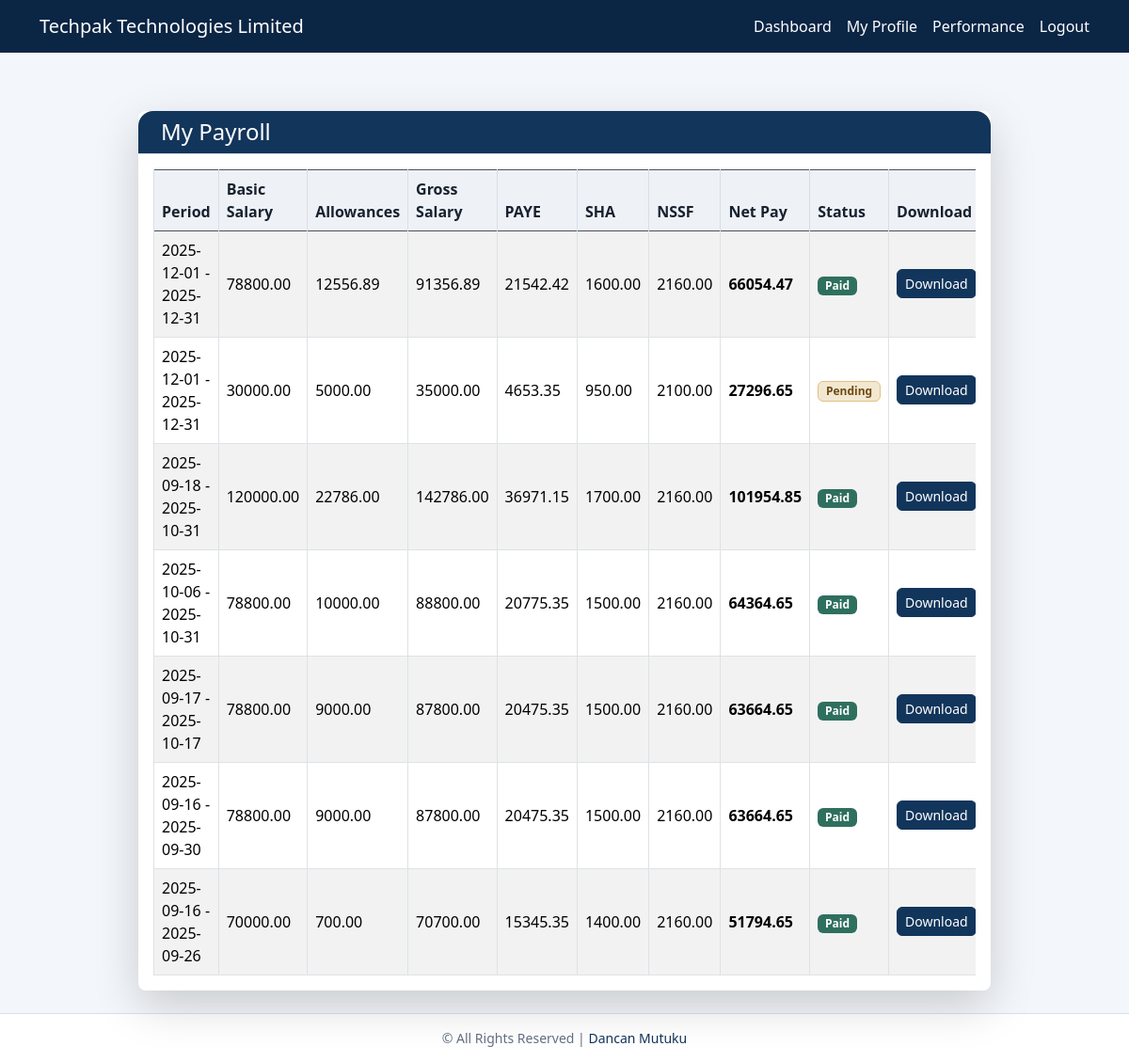
Screenshot of /employee/employee/payroll/ (signed in) with the database file from the repository.
### core/models.py (models this page shows, shortened)
class Payroll(models.Model):
    STATUS_PENDING = 'Pending'
    STATUS_PAID = 'Paid'
    STATUS_CHOICES = [
        (STATUS_PENDING, 'Pending'),
        (STATUS_PAID, 'Paid'),
    ]
    employee = models.ForeignKey(Employee, on_delete=models.CASCADE, related_name='payrolls')
    period_start = models.DateField()
    period_end = models.DateField()
    basic_salary = models.DecimalField(max_digits=10, decimal_places=2)
    allowances = models.DecimalField(max_digits=10, decimal_places=2, default=0)
    gross_salary = models.DecimalField(max_digits=10, decimal_places=2, editable=False)
    paye = models.DecimalField(max_digits=10, decimal_places=2, editable=False, default=0)
    sha = models.DecimalField(max_digits=10, decimal_places=2, editable=False, default=0)
    nssf = models.DecimalField(max_digits=10, decimal_places=2, editable=False, default=0)
    net_pay = models.DecimalField(max_digits=10, decimal_places=2, editable=False)
    status = models.CharField(max_length=10, choices=STATUS_CHOICES, default=STATUS_PENDING)

### core/views.py (the view)
# urls.py: path("employee/payroll/", views.employee_payroll, name="employee_payroll"),
@login_required
def employee_payroll(request):
    employee = get_object_or_404(Employee, user=request.user)
    payrolls = Payroll.objects.filter(employee=employee).order_by('-period_end')
    return render(request, "employee/employee_payroll.html", {"payrolls": payrolls})

### core/templates/employee/employee_payroll.html (shortened to what this page needs)
{% extends "base.html" %}
{% block content %}
<div class="container mt-5">
  <div class="row justify-content-center">
    <div class="col-12 col-md-12 col-lg-10">
      <div class="card shadow-lg border-0 rounded-4">
        <div class="card-header bg-success text-white d-flex justify-content-between align-items-center rounded-top-4">
          <h4 class="mb-0"> My Payroll</h4>
        </div>
        <div class="card-body">
          {% if payrolls %}
          <div class="table-responsive">
            <table class="table table-striped table-bordered table-hover align-middle mb-0">
              <thead class="table-dark">
                <tr>
                  <th>Period</th>
                  <th>Basic Salary</th>
                  <th>Allowances</th>
                  <th>Gross Salary</th>
                  <th>PAYE</th>
                  <th>SHA</th>
                  <th>NSSF</th>
                  <th>Net Pay</th>
                  <th>Status</th>
                  <th>Download</th>
                </tr>
              </thead>
              <tbody>
                {% for payroll in payrolls %}
                <tr>
                  <td>{{ payroll.period_start|date:"Y-m-d" }} - {{ payroll.period_end|date:"Y-m-d" }}</td>
                  <td>{{ payroll.basic_salary|floatformat:2 }}</td>
                  <td>{{ payroll.allowances|floatformat:2 }}</td>
                  <td>{{ payroll.gross_salary|floatformat:2 }}</td>
                  <td>{{ payroll.paye|floatformat:2 }}</td>
                  <td>{{ payroll.sha|floatformat:2 }}</td>
                  <td>{{ payroll.nssf|floatformat:2 }}</td>
                  <td><strong>{{ payroll.net_pay|floatformat:2 }}</strong></td>
                  <td>
                    <span class="badge
                      {% if payroll.status|lower == 'paid' %}bg-success
                      {% else %}bg-warning text-dark{% endif %}">
                      {{ payroll.status }}
                    </span>
                  </td>
                  <td>
                    <a href="{% url 'payroll_pdf' payroll.id %}" class="btn btn-sm btn-primary">
                      Download
                    </a>
                  </td>
                </tr>
                {% endfor %}
              </tbody>
            </table>
          </div>
          {% else %}
          <div class="alert alert-info text-center mb-0">
            <i class="bi bi-info-circle"></i> No payroll records available.
          </div>
          {% endif %}
        </div>
      </div>
    </div>
  </div>
</div>
{% endblock %}

### core/templates/base.html (style rules this page uses)
:root { --brand: #12355b; --brand-dark: #0b2545; --brand-mid: #2d4f73; --success: #2f6f5e; --warning: #b7791f; --danger: #a33a3a; --info: #4f718b; --neutral: #5f6b7a; --page: #f3f6fa; --surface: #ffffff; --border: #d8dee8; --text: #18212f; --muted: #637083; }
body { background-color: var(--page); color: var(--text); font-family: "Segoe UI", Tahoma, Geneva, Verdana, sans-serif; padding-top: 70px; }
.card { border-color: var(--border) !important; border-radius: 8px !important; box-shadow: 0 8px 24px rgba(18, 53, 91, 0.06); }
.card-header { border-bottom-color: var(--border); font-weight: 600; }
.bg-primary, .bg-info, .bg-success, .bg-warning { background-color: var(--brand) !important; color: #fff !important; }
.btn { border-radius: 6px; font-weight: 500; }
.btn-primary, .btn-info, .btn-success, .btn-dark { background-color: var(--brand) !important; border-color: var(--brand) !important; color: #fff !important; }
.badge { border-radius: 6px; font-weight: 600; }
.badge.bg-success { background-color: var(--success) !important; }
.badge.bg-warning { background-color: #f2e8d2 !important; color: #6f4a12 !important; border: 1px solid #e0c184; }
.table-light th, .table thead th { background-color: #eef2f6 !important; color: var(--text); border-color: var(--border); }
.table-responsive { -webkit-overflow-scrolling: touch; }
.card-header, .list-group-item { overflow-wrap: anywhere; }

### rows the page displays
Payroll: period_start "2025-12-01", period_end "2025-12-31", basic_salary "78800.00", allowances "12556.89", gross_salary "91356.89", paye "21542.42", sha "1600.00", nssf "2160.00", net_pay "66054.47", status "Paid"
Payroll: period_start "2025-12-01", period_end "2025-12-31", basic_salary "30000.00", allowances "5000.00", gross_salary "35000.00", paye "4653.35", sha "950.00", nssf "2100.00", net_pay "27296.65", status "Pending"
Payroll: period_start "2025-09-18", period_end "2025-10-31", basic_salary "120000.00", allowances "22786.00", gross_salary "142786.00", paye "36971.15", sha "1700.00", nssf "2160.00", net_pay "101954.85", status "Paid"
Payroll: period_start "2025-10-06", period_end "2025-10-31", basic_salary "78800.00", allowances "10000.00", gross_salary "88800.00", paye "20775.35", sha "1500.00", nssf "2160.00", net_pay "64364.65", status "Paid"
Payroll: period_start "2025-09-17", period_end "2025-10-17", basic_salary "78800.00", allowances "9000.00", gross_salary "87800.00", paye "20475.35", sha "1500.00", nssf "2160.00", net_pay "63664.65", status "Paid"
Payroll: period_start "2025-09-16", period_end "2025-09-30", basic_salary "78800.00", allowances "9000.00", gross_salary "87800.00", paye "20475.35", sha "1500.00", nssf "2160.00", net_pay "63664.65", status "Paid"
Payroll: period_start "2025-09-16", period_end "2025-09-26", basic_salary "70000.00", allowances "700.00", gross_salary "70700.00", paye "15345.35", sha "1400.00", nssf "2160.00", net_pay "51794.65", status "Paid"
